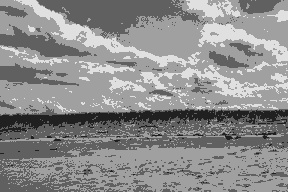
//> input picture assignment_1/source/test.jpg, 288 x 192 px
$ ./3-1 ../../assignment_1/source/test.jpg   (built with g++ and OpenCV 4)
//> lines starting //> are read from the running program, lines starting //| are printed output that depends on the picture; after the words box and inside, x2 and y2 are one past the last pixel; in counts of white or black regions, pixels touching at a corner belong together
/**
 * Compute 1/3 channels image's histogram and show it
 * Author: Alex Beng
*/
#include <bits/stdc++.h>
#include <opencv2/opencv.hpp>
using namespace std;
std::vector<cv::Mat> result;

// 获得单通道的可视化直方图
cv::Mat ChannelHistogram(cv::Mat image) {
    int hist_size[1];
    float hranges[2];
    const float* ranges[1];
    int channels[1];
    cv::Mat hist;

    hist_size[0] = 256;
    hranges[0] = 0.0;
    hranges[1] = 256.0;
    ranges[0] = hranges;
    channels[0] = 0;
    cv::calcHist(&image, 1, channels, cv::Mat(), hist, 1, hist_size, ranges);

    double t_max, t_min;
    cv::minMaxLoc(hist, &t_min, &t_max);
    int row = hist.rows;
    int col = hist.rows;
    int summit = cvCeil(0.9*hist.rows);

    cv::Mat hist_image(row, col, CV_8UC1, cv::Scalar::all(0));
    float* data = hist.ptr<float>(0);

    for (int i=0; i<256; i++) {
        int t_height = cvCeil(summit/t_max*(*(data+i)));
        cv::line(hist_image, cv::Point(i, row-t_height), cv::Point(i, 0),
                    cv::Scalar(255));
    }
    return hist_image;
}

// 获得 1/3 通道的直方图
void GetHistogram(cv::Mat image, std::vector<cv::Mat> &result) {
    result.clear();
    if (image.channels() == 1) {
        result.push_back(ChannelHistogram(image).clone());
    }
    else if (image.channels() == 3) {

        cv::Mat t_channels[3];
        cv::split(image, t_channels);
        for (int i=0; i<3; i++) {
            result.push_back(ChannelHistogram(t_channels[i]).clone());
        }
    }
}


int main(int argc, char const *argv[]) {
    if (argc != 2) {
        return -1;
    }

    cv::Mat image = cv::imread(argv[1], 1);
//> image is the input picture: 192 rows x 288 cols, CV_8UC3; min 24, max 231, mean 140.5
    if (image.empty()) {
        return -1;
    }

    GetHistogram(image, result);
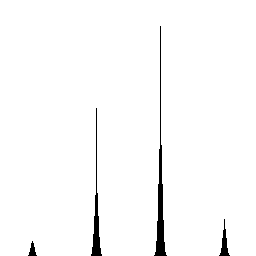
//> result[0]: 256 rows x 256 cols, CV_8UC1; 98% white; 4 black regions, box (x1, y1, x2, y2) and area: (154, 26, 167, 256) 702, (91, 108, 102, 256) 414, (219, 219, 230, 256) 150, (28, 241, 37, 256) 68

    for (size_t i=0; i<result.size(); i++) {
        stringstream t_ss;
        string t_s;
        t_ss << i;
        t_ss >> t_s;
        cv::resize(result[i], result[i], cv::Size(255,255));
        cv::imshow(t_s, result[i]);
    }
//> this loop made 3 passes
//> pass 1, `cv::imshow(t_s, result[i]);`:
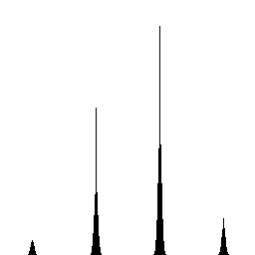
//> window '0': 255 rows x 255 cols, CV_8UC1; min 0, max 255, mean 249.8
    cv::waitKey(0);
    return 0;
}
